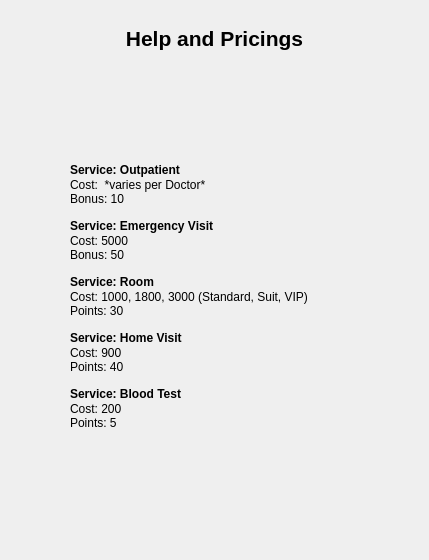
<?xml version="1.0" encoding="UTF-8"?>
<ui version="4.0">
 <class>HelpAndPricingsWindow</class>
 <widget class="QDialog" name="HelpAndPricingsWindow">
  <property name="geometry">
   <rect>
    <x>0</x>
    <y>0</y>
    <width>429</width>
    <height>560</height>
   </rect>
  </property>
  <property name="windowTitle">
   <string>Dialog</string>
  </property>
  <widget class="QLabel" name="helpAndPricingsTitle">
   <property name="geometry">
    <rect>
     <x>-1</x>
     <y>8</y>
     <width>431</width>
     <height>61</height>
    </rect>
   </property>
   <property name="font">
    <font>
     <pointsize>16</pointsize>
     <bold>true</bold>
    </font>
   </property>
   <property name="text">
    <string>Help and Pricings</string>
   </property>
   <property name="alignment">
    <set>Qt::AlignCenter</set>
   </property>
  </widget>
  <widget class="QLabel" name="normalTitle">
   <property name="geometry">
    <rect>
     <x>70</x>
     <y>101</y>
     <width>301</width>
     <height>391</height>
    </rect>
   </property>
   <property name="text">
    <string>
Cost:  *varies per Doctor*
Bonus: 10


Cost: 5000
Bonus: 50


Cost: 1000, 1800, 3000 (Standard, Suit, VIP)
Points: 30


Cost: 900
Points: 40


Cost: 200
Points: 5</string>
   </property>
  </widget>
  <widget class="QLabel" name="boldTitle">
   <property name="geometry">
    <rect>
     <x>70</x>
     <y>100</y>
     <width>301</width>
     <height>391</height>
    </rect>
   </property>
   <property name="font">
    <font>
     <bold>true</bold>
    </font>
   </property>
   <property name="text">
    <string>Service: Outpatient



Service: Emergency Visit



Service: Room



Service: Home Visit



Service: Blood Test

</string>
   </property>
  </widget>
 </widget>
 <resources/>
 <connections/>
</ui>
